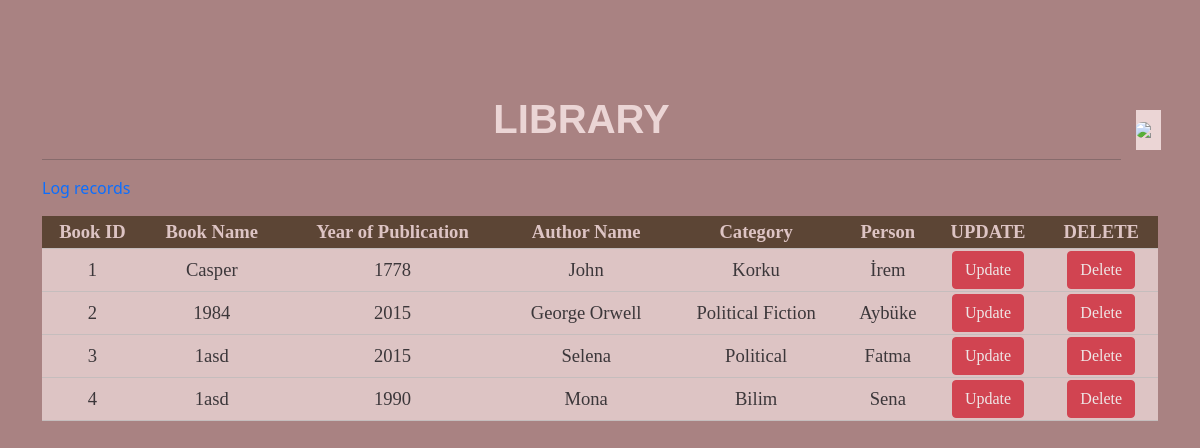
The page /admin on the database its author committed.
### db/library.py (models this page shows, shortened)
class Library(db.Model):
    BookID=db.Column(db.Integer,primary_key=True)
    BookName=db.Column(db.String,nullable=False)
    Yearofpublication=db.Column(db.String,nullable=False)
    AuthorName=db.Column(db.String,nullable=False)
    Category=db.Column(db.String,nullable=False)
    Addp=db.Column(db.String,nullable=False)
    Book=db.relationship("Log",backref='library')

### app.py (the view)
@app.route("/admin")
def admin():
    return render_template("admin.html",books=books)

### templates/admin.html (shortened to what this page needs)
<!DOCTYPE html>
<html lang="en">
<head>
	<link href="https://cdn.jsdelivr.net/npm/bootstrap@5.1.0/dist/css/bootstrap.min.css" rel="stylesheet">
</head>
<div class="navigation">
	<a class="button" href="http://127.0.0.1:5000/">
  	<img src="http://cdn.onlinewebfonts.com/svg/img_409252.png">
	</a>
	</div>
<body>
	<div style="margin-Top:95px;" class="container">
		<center><h3><b>LIBRARY</h3></b></center>
		 <hr>
		 <table class="table">
		<a href="http://127.0.0.1:5000/log">Log records</a>
		<table>
		<tr>
			<th>Book ID</th>
			<th>Book Name</th>
			<th>Year of Publication</th>
			<th>Author Name</th>
			<th>Category</th>
			<th>Person</th>
			<th>UPDATE</th>
			<th>DELETE</th>
		</tr>
		<tr>
		{% for veri in books %}
			<td>{{veri.BookID}}</td>
			<td>{{veri.BookName}}</td>
			<td>{{veri.Yearofpublication}}</td>
			<td>{{veri.AuthorName}}</td>
			<td>{{veri.Category}}</td>
			<td>{{veri.Addp}} </td>
			<td><a href="/complete/{{veri.BookID}}" class="btn btn-danger">Update</a></td>
            <td><a href="/add/delete/{{veri.BookID}}" class="btn btn-danger">Delete</a></td>
		</tr>
			{%endfor%}
		</table>
		<br><br><br>
		</body>
		</html>

### templates/admin.html (style rules this page uses)
body { background-color: #a98282; background-image:url("https://cdn.architecturendesign.net/wp-content/uploads/2015/01/AD-Amazing-Libraries-13-1.jpg"); }
h3,center,b { font-size: 40px; color:rgb(235, 213, 213); font-family: 'Gill Sans', 'Gill Sans MT', Calibri, 'Trebuchet MS', sans-serif; }
table { width: 100%; text-align: center; font-size: 20px; background-color:rgb(235, 213, 213); opacity:0.8; }
th, td { text-align: center; border-bottom: 1px solid #cccccc; padding: 2px; font-size:93%; font-family:Georgia, 'Times New Roman', Times, serif; }
th { background-color: #2c1b03d7; color: rgb(235, 213, 213); }
.navigation { width: 98%; background-color: rgb(7, 5, 2); }
img { position: relative; left: -12.95px; width: 25px; border-radius: 50px; float: left; right: 10px; }
.button { text-decoration: none; float: right; padding: 12px; margin: 15px; color: white; width: 25px; background-color: rgb(235, 213, 213); transition: width .35s; -webkit-transition: width .35s; overflow: hidden; }
a { text-decoration: none; }

### rows shown on the page
Library: BookID "1", BookName "Casper", Yearofpublication "1778", AuthorName "John", Category "Korku", Addp "İrem"
Library: BookID "2", BookName "1984", Yearofpublication "2015", AuthorName "George Orwell", Category "Political Fiction", Addp "Aybüke"
Library: BookID "3", BookName "1asd", Yearofpublication "2015", AuthorName "Selena", Category "Political", Addp "Fatma"
Library: BookID "4", BookName "1asd", Yearofpublication "1990", AuthorName "Mona", Category "Bilim", Addp "Sena"
